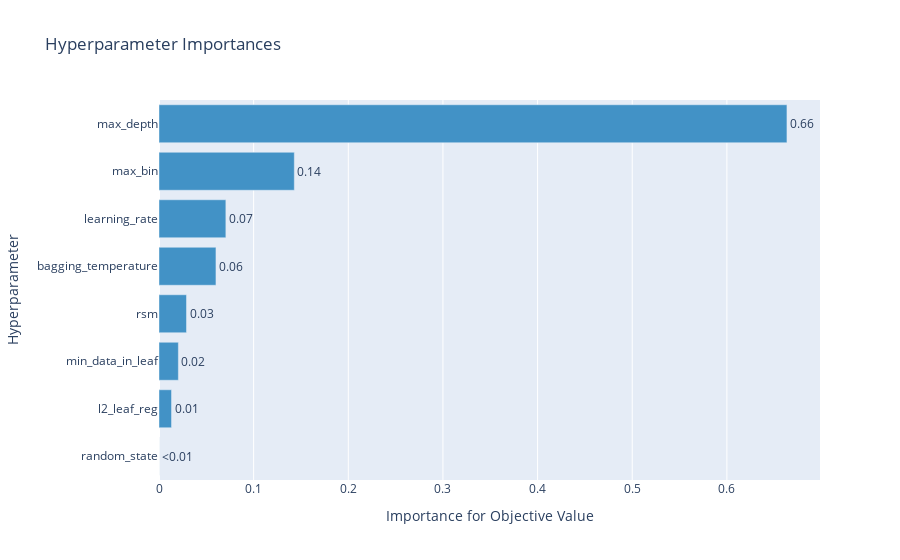

The notebook cell this image was saved under:
### Code cell
optuna.visualization.plot_param_importances(study)

### Figure 1 — Plotly figure (JSON) as saved in the notebook; plotly's stock layout.template omitted (floating-point values rounded to 4 significant figures)
{"data": [{"cliponaxis": false, "hovertemplate": ["random_state (CategoricalDistribution): 0.0<extra></extra>", "l2_leaf_reg (FloatDistribution): 0.013223621439287313<extra></extra>", "min_data_in_leaf (IntDistribution): 0.020463194150765533<extra></extra>", "rsm (FloatDistribution): 0.029064911481682217<extra></extra>", "bagging_temperature (FloatDistribution): 0.06018369698374213<extra></extra>", "learning_rate (FloatDistribution): 0.07065536758047412<extra></extra>", "max_bin (IntDistribution): 0.14295739353620546<extra></extra>", "max_depth (IntDistribution): 0.6634518148278431<extra></extra>"], "marker": {"color": "rgb(66,146,198)"}, "orientation": "h", "text": ["<0.01", "0.01", "0.02", "0.03", "0.06", "0.07", "0.14", "0.66"], "textposition": "outside", "type": "bar", "x": [0, 0.01322, 0.02046, 0.02906, 0.06018, 0.07066, 0.143, 0.6635], "y": ["random_state", "l2_leaf_reg", "min_data_in_leaf", "rsm", "bagging_temperature", "learning_rate", "max_bin", "max_depth"]}], "layout": {"showlegend": false, "title": {"text": "Hyperparameter Importances"}, "xaxis": {"title": {"text": "Importance for Objective Value"}}, "yaxis": {"title": {"text": "Hyperparameter"}}}}
